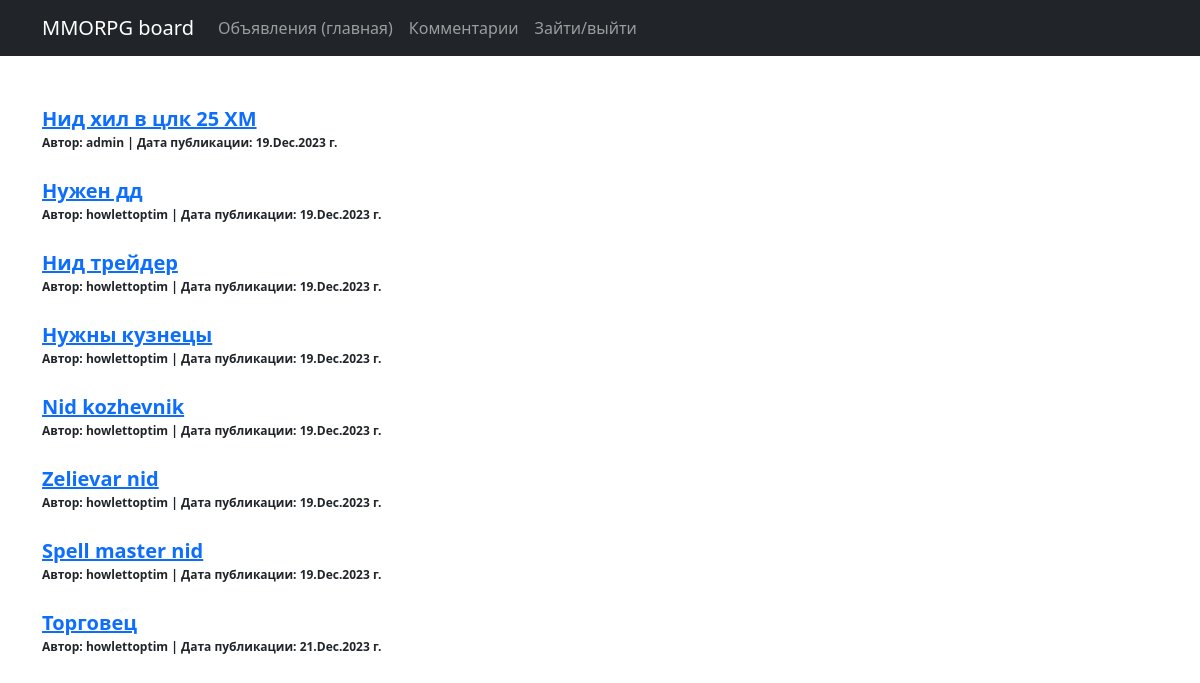
/index, run on the app's committed database.
### board/models.py (models this page shows)
class Advertisement(models.Model):
    author = models.ForeignKey(User, on_delete=models.CASCADE)
    category = models.CharField(max_length=15, choices=categories, verbose_name='Категория')
    time_create = models.DateTimeField(auto_now_add=True)
    title = models.CharField(max_length=100, verbose_name='Заголовок')
    content = RichTextField()

### board/views.py (the view)
# urls.py: path('index', Index.as_view(), name='index'),
class Index(ListView):
    model = Advertisement
    template_name = 'index.html'
    context_object_name = 'advertisements'

### templates/index.html (shortened to what this page needs)
{% extends 'default.html' %}
{% block content %}
    <br><br>
    {% if advertisements %}
        {% for advertisement in advertisements %}
            <a href="/advertisement/{{ advertisement.id }}" style="font-size: 20px;"><b>{{ advertisement.title }}</b></a><br>
            <span style="font-size: 12px;"><b>Автор:  {{ advertisement.author }} |
                Дата публикации: {{ advertisement.time_create|date:'d.M.Y' }} г.</b></span><br><br>
        {% endfor %}
    {% else %}
        <br><br>
        <h2>Публикаций нет!</h2>
    {% endif %}
{% endblock content %}

### templates/default.html (shortened to what this page needs)
{% load static %}
<html lang="en">
<head>
  {% load static %}
  <link href="{% static 'css/styles.css' %}" rel="stylesheet">
</head>
<body>
  <nav class="navbar navbar-expand-lg navbar-dark bg-dark static-top">
    <div class="container">
      <a class="navbar-brand" href="/">MMORPG board</a>
      <div class="collapse navbar-collapse" id="navbarResponsive">
        <ul class="navbar-nav ml-auto">
          <li class="nav-item active">
            <a class="nav-link" href="{% url 'index' %}">Объявления
              <span class="sr-only">(главная)</span>
            </a>
          </li>
          <li class="nav-item">
            <a class="nav-link" href="{% url 'comments' %}">Комментарии</a>
          </li>
          {% if user.is_authenticated %}
          <li class="nav-item">
              <a class="nav-link" href="{% url 'account_profile' %}">Мой профиль</a>
          </li>
          {% else %}
          <li class="nav-item">
              <a class="nav-link" href="{% url 'account_login' %}">Зайти/выйти</a>
          </li>
          {% endif %}
        </ul>
      </div>
    </div>
  </nav>
  <div class="container">
    <div class="row">
      <div class="col-lg-12">
       {% block content %}{% endblock content %}
      </div>
    </div>
  </div>
</body>
</html>

### data on the page
Advertisement: title "Нид хил в цлк 25 ХМ", author "admin", time_create "19.Dec.2023"
Advertisement: title "Нужен дд", author "howlettoptim", time_create "19.Dec.2023"
Advertisement: title "Нид трейдер", author "howlettoptim", time_create "19.Dec.2023"
Advertisement: title "Нужны кузнецы", author "howlettoptim", time_create "19.Dec.2023"
Advertisement: title "Nid kozhevnik", author "howlettoptim", time_create "19.Dec.2023"
Advertisement: title "Zelievar nid", author "howlettoptim", time_create "19.Dec.2023"
Advertisement: title "Spell master nid", author "howlettoptim", time_create "19.Dec.2023"
Advertisement: title "Торговец", author "howlettoptim", time_create "21.Dec.2023"
